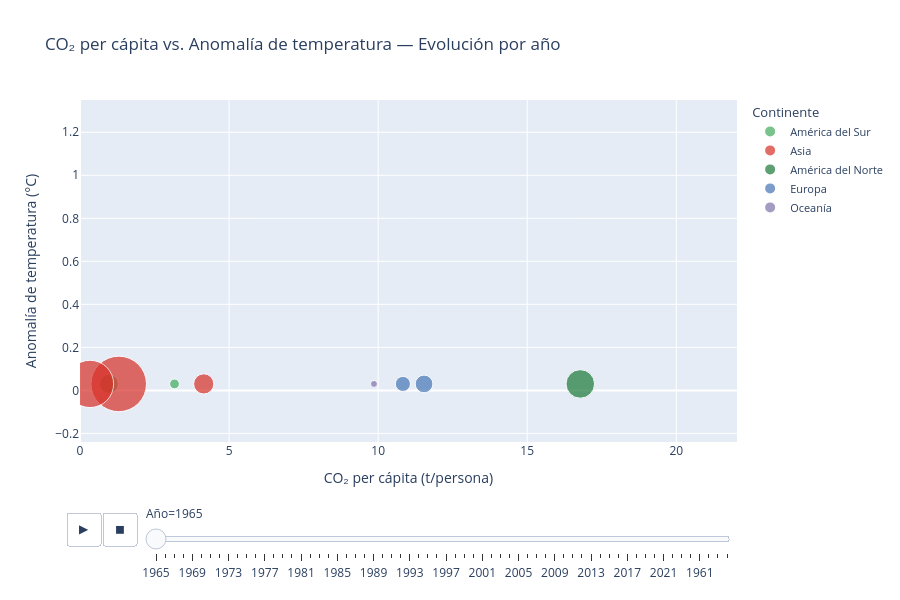

This figure's notebook cell:
### Markdown cell above
### 5.2 Gráfico de burbujas animado (estilo Gapminder)

El famoso formato de [Hans Rosling](https://www.gapminder.org/): cada burbuja es un **país**, el tamaño representa la **población**, el color el **continente**, y la animación avanza por **año**.

Plotly lo hace con `px.scatter` + `animation_frame`.

### Code cell
df_bubble = df.dropna(subset=["co2_per_capita", "temperature_anomaly"])

fig = px.scatter(
    df_bubble,
    x="co2_per_capita",
    y="temperature_anomaly",
    size="population",
    color="continent",
    hover_name="country",
    animation_frame="year",
    size_max=55,
    color_discrete_map=COLORES_CONTINENTE,
    labels=ETIQUETAS,
    title="CO₂ per cápita vs. Anomalía de temperatura — Evolución por año",
    range_x=[0, df_bubble["co2_per_capita"].quantile(0.99) * 1.1],
    range_y=[df_bubble["temperature_anomaly"].min() - 0.2,
             df_bubble["temperature_anomaly"].max() + 0.2],
)

fig.update_layout(
    width=900, height=600,
    legend=dict(title="Continente", font=dict(size=11)),
)
fig.show()

### Figure 1 — Plotly figure (JSON) as saved in the notebook; plotly's stock layout.template omitted (floating-point values rounded to 4 significant figures)
{"data": [{"hovertemplate": "<b>%{hovertext}</b><br><br>Continente=América del Sur<br>Año=1965<br>CO₂ per cápita (t/persona)=%{x}<br>Anomalía de temperatura (°C)=%{y}<br>Población=%{marker.size}<extra></extra>", "hovertext": ["Argentina", "Brasil"], "legendgroup": "América del Sur", "marker": {"color": "#41ab5d", "size": [22485374, 83884368], "sizemode": "area", "sizeref": 471400.0, "symbol": "circle"}, "mode": "markers", "name": "América del Sur", "orientation": "v", "showlegend": true, "type": "scatter", "x": [3.17, 0.97], "xaxis": "x", "y": [0.03, 0.03], "yaxis": "y"}, {"hovertemplate": "<b>%{hovertext}</b><br><br>Continente=Asia<br>Año=1965<br>CO₂ per cápita (t/persona)=%{x}<br>Anomalía de temperatura (°C)=%{y}<br>Población=%{marker.size}<extra></extra>", "hovertext": ["China", "India", "Japón"], "legendgroup": "Asia", "marker": {"color": "#d73027", "size": [726100305, 526971200, 96410683], "sizemode": "area", "sizeref": 471400.0, "symbol": "circle"}, "mode": "markers", "name": "Asia", "orientation": "v", "showlegend": true, "type": "scatter", "x": [1.3, 0.335, 4.15], "xaxis": "x", "y": [0.03, 0.03, 0.03], "yaxis": "y"}, {"hovertemplate": "<b>%{hovertext}</b><br><br>Continente=América del Norte<br>Año=1965<br>CO₂ per cápita (t/persona)=%{x}<br>Anomalía de temperatura (°C)=%{y}<br>Población=%{marker.size}<extra></extra>", "hovertext": ["Estados Unidos"], "legendgroup": "América del Norte", "marker": {"color": "#1b7837", "size": [191982184], "sizemode": "area", "sizeref": 471400.0, "symbol": "circle"}, "mode": "markers", "name": "América del Norte", "orientation": "v", "showlegend": true, "type": "scatter", "x": [16.78], "xaxis": "x", "y": [0.03], "yaxis": "y"}, {"hovertemplate": "<b>%{hovertext}</b><br><br>Continente=Europa<br>Año=1965<br>CO₂ per cápita (t/persona)=%{x}<br>Anomalía de temperatura (°C)=%{y}<br>Población=%{marker.size}<extra></extra>", "hovertext": ["Alemania", "Reino Unido"], "legendgroup": "Europa", "marker": {"color": "#4575b4", "size": [73720247, 53621332], "sizemode": "area", "sizeref": 471400.0, "symbol": "circle"}, "mode": "markers", "name": "Europa", "orientation": "v", "showlegend": true, "type": "scatter", "x": [11.54, 10.83], "xaxis": "x", "y": [0.03, 0.03], "yaxis": "y"}, {"hovertemplate": "<b>%{hovertext}</b><br><br>Continente=Oceanía<br>Año=1965<br>CO₂ per cápita (t/persona)=%{x}<br>Anomalía de temperatura (°C)=%{y}<br>Población=%{marker.size}<extra></extra>", "hovertext": ["Australia"], "legendgroup": "Oceanía", "marker": {"color": "#8073ac", "size": [11609604], "sizemode": "area", "sizeref": 471400.0, "symbol": "circle"}, "mode": "markers", "name": "Oceanía", "orientation": "v", "showlegend": true, "type": "scatter", "x": [9.86], "xaxis": "x", "y": [0.03], "yaxis": "y"}], "layout": {"height": 600, "legend": {"font": {"size": 11}, "itemsizing": "constant", "title": {"text": "Continente"}, "tracegroupgap": 0}, "sliders": [{"active": 0, "currentvalue": {"prefix": "Año="}, "len": 0.9, "pad": {"b": 10, "t": 60}, "steps": [{"args": [["1965"], {"frame": {"duration": 0, "redraw": false}, "fromcurrent": true, "mode": "immediate", "transition": {"duration": 0, "easing": "linear"}}], "label": "1965", "method": "animate"}, {"args": [["1966"], {"frame": {"duration": 0, "redraw": false}, "fromcurrent": true, "mode": "immediate", "transition": {"duration": 0, "easing": "linear"}}], "label": "1966", "method": "animate"}, {"args": [["1967"], {"frame": {"duration": 0, "redraw": false}, "fromcurrent": true, "mode": "immediate", "transition": {"duration": 0, "easing": "linear"}}], "label": "1967", "method": "animate"}, {"args": [["1968"], {"frame": {"duration": 0, "redraw": false}, "fromcurrent": true, "mode": "immediate", "transition": {"duration": 0, "easing": "linear"}}], "label": "1968", "method": "animate"}, {"args": [["1969"], {"frame": {"duration": 0, "redraw": false}, "fromcurrent": true, "mode": "immediate", "transition": {"duration": 0, "easing": "linear"}}], "label": "1969", "method": "animate"}, {"args": [["1970"], {"frame": {"duration": 0, "redraw": false}, "fromcurrent": true, "mode": "immediate", "transition": {"duration": 0, "easing": "linear"}}], "label": "1970", "method": "animate"}, {"args": [["1971"], {"frame": {"duration": 0, "redraw": false}, "fromcurrent": true, "mode": "immediate", "transition": {"duration": 0, "easing": "linear"}}], "label": "1971", "method": "animate"}, {"args": [["1972"], {"frame": {"duration": 0, "redraw": false}, "fromcurrent": true, "mode": "immediate", "transition": {"duration": 0, "easing": "linear"}}], "label": "1972", "method": "animate"}, {"args": [["1973"], {"frame": {"duration": 0, "redraw": false}, "fromcurrent": true, "mode": "immediate", "transition": {"duration": 0, "easing": "linear"}}], "label": "1973", "method": "animate"}, {"args": [["1974"], {"frame": {"duration": 0, "redraw": false}, "fromcurrent": true, "mode": "immediate", "transition": {"duration": 0, "easing": "linear"}}], "label": "1974", "method": "animate"}, {"args": [["1975"], {"frame": {"duration": 0, "redraw": false}, "fromcurrent": true, "mode": "immediate", "transition": {"duration": 0, "easing": "linear"}}], "label": "1975", "method": "animate"}, {"args": [["1976"], {"frame": {"duration": 0, "redraw": false}, "fromcurrent": true, "mode": "immediate", "transition": {"duration": 0, "easing": "linear"}}], "label": "1976", "method": "animate"}, {"args": [["1977"], {"frame": {"duration": 0, "redraw": false}, "fromcurrent": true, "mode": "immediate", "transition": {"duration": 0, "easing": "linear"}}], "label": "1977", "method": "animate"}, {"args": [["1978"], {"frame": {"duration": 0, "redraw": false}, "fromcurrent": true, "mode": "immediate", "transition": {"duration": 0, "easing": "linear"}}], "label": "1978", "method": "animate"}, {"args": [["1979"], {"frame": {"duration": 0, "redraw": false}, "fromcurrent": true, "mode": "immediate", "transition": {"duration": 0, "easing": "linear"}}], "label": "1979", "method": "animate"}, {"args": [["1980"], {"frame": {"duration": 0, "redraw": false}, "fromcurrent": true, "mode": "immediate", "transition": {"duration": 0, "easing": "linear"}}], "label": "1980", "method": "animate"}, {"args": [["1981"], {"frame": {"duration": 0, "redraw": false}, "fromcurrent": true, "mode": "immediate", "transition": {"duration": 0, "easing": "linear"}}], "label": "1981", "method": "animate"}, {"args": [["1982"], {"frame": {"duration": 0, "redraw": false}, "fromcurrent": true, "mode": "immediate", "transition": {"duration": 0, "easing": "linear"}}], "label": "1982", "method": "animate"}, {"args": [["1983"], {"frame": {"duration": 0, "redraw": false}, "fromcurrent": true, "mode": "immediate", "transition": {"duration": 0, "easing": "linear"}}], "label": "1983", "method": "animate"}, {"args": [["1984"], {"frame": {"duration": 0, "redraw": false}, "fromcurrent": true, "mode": "immediate", "transition": {"duration": 0, "easing": "linear"}}], "label": "1984", "method": "animate"}, {"args": [["1985"], {"frame": {"duration": 0, "redraw": false}, "fromcurrent": true, "mode": "immediate", "transition": {"duration": 0, "easing": "linear"}}], "label": "1985", "method": "animate"}, {"args": [["1986"], {"frame": {"duration": 0, "redraw": false}, "fromcurrent": true, "mode": "immediate", "transition": {"duration": 0, "easing": "linear"}}], "label": "1986", "method": "animate"}, {"args": [["1987"], {"frame": {"duration": 0, "redraw": false}, "fromcurrent": true, "mode": "immediate", "transition": {"duration": 0, "easing": "linear"}}], "label": "1987", "method": "animate"}, {"args": [["1988"], {"frame": {"duration": 0, "redraw": false}, "fromcurrent": true, "mode": "immediate", "transition": {"duration": 0, "easing": "linear"}}], "label": "1988", "method": "animate"}, {"args": [["1989"], {"frame": {"duration": 0, "redraw": false}, "fromcurrent": true, "mode": "immediate", "transition": {"duration": 0, "easing": "linear"}}], "label": "1989", "method": "animate"}, {"args": [["1990"], {"frame": {"duration": 0, "redraw": false}, "fromcurrent": true, "mode": "immediate", "transition": {"duration": 0, "easing": "linear"}}], "label": "1990", "method": "animate"}, {"args": [["1991"], {"frame": {"duration": 0, "redraw": false}, "fromcurrent": true, "mode": "immediate", "transition": {"duration": 0, "easing": "linear"}}], "label": "1991", "method": "animate"}, {"args": [["1992"], {"frame": {"duration": 0, "redraw": false}, "fromcurrent": true, "mode": "immediate", "transition": {"duration": 0, "easing": "linear"}}], "label": "1992", "method": "animate"}, {"args": [["1993"], {"frame": {"duration": 0, "redraw": false}, "fromcurrent": true, "mode": "immediate", "transition": {"duration": 0, "easing": "linear"}}], "label": "1993", "method": "animate"}, {"args": [["1994"], {"frame": {"duration": 0, "redraw": false}, "fromcurrent": true, "mode": "immediate", "transition": {"duration": 0, "easing": "linear"}}], "label": "1994", "method": "animate"}, {"args": [["1995"], {"frame": {"duration": 0, "redraw": false}, "fromcurrent": true, "mode": "immediate", "transition": {"duration": 0, "easing": "linear"}}], "label": "1995", "method": "animate"}, {"args": [["1996"], {"frame": {"duration": 0, "redraw": false}, "fromcurrent": true, "mode": "immediate", "transition": {"duration": 0, "easing": "linear"}}], "label": "1996", "method": "animate"}, {"args": [["1997"], {"frame": {"duration": 0, "redraw": false}, "fromcurrent": true, "mode": "immediate", "transition": {"duration": 0, "easing": "linear"}}], "label": "1997", "method": "animate"}, {"args": [["1998"], {"frame": {"duration": 0, "redraw": false}, "fromcurrent": true, "mode": "immediate", "transition": {"duration": 0, "easing": "linear"}}], "label": "1998", "method": "animate"}, {"args": [["1999"], {"frame": {"duration": 0, "redraw": false}, "fromcurrent": true, "mode": "immediate", "transition": {"duration": 0, "easing": "linear"}}], "label": "1999", "method": "animate"}, {"args": [["2000"], {"frame": {"duration": 0, "redraw": false}, "fromcurrent": true, "mode": "immediate", "transition": {"duration": 0, "easing": "linear"}}], "label": "2000", "method": "animate"}, {"args": [["2001"], {"frame": {"duration": 0, "redraw": false}, "fromcurrent": true, "mode": "immediate", "transition": {"duration": 0, "easing": "linear"}}], "label": "2001", "method": "animate"}, {"args": [["2002"], {"frame": {"duration": 0, "redraw": false}, "fromcurrent": true, "mode": "immediate", "transition": {"duration": 0, "easing": "linear"}}], "label": "2002", "method": "animate"}, {"args": [["2003"], {"frame": {"duration": 0, "redraw": false}, "fromcurrent": true, "mode": "immediate", "transition": {"duration": 0, "easing": "linear"}}], "label": "2003", "method": "animate"}, {"args": [["2004"], {"frame": {"duration": 0, "redraw": false}, "fromcurrent": true, "mode": "immediate", "transition": {"duration": 0, "easing": "linear"}}], "label": "2004", "method": "animate"}, {"args": [["2005"], {"frame": {"duration": 0, "redraw": false}, "fromcurrent": true, "mode": "immediate", "transition": {"duration": 0, "easing": "linear"}}], "label": "2005", "method": "animate"}, {"args": [["2006"], {"frame": {"duration": 0, "redraw": false}, "fromcurrent": true, "mode": "immediate", "transition": {"duration": 0, "easing": "linear"}}], "label": "2006", "method": "animate"}, {"args": [["2007"], {"frame": {"duration": 0, "redraw": false}, "fromcurrent": true, "mode": "immediate", "transition": {"duration": 0, "easing": "linear"}}], "label": "2007", "method": "animate"}, {"args": [["2008"], {"frame": {"duration": 0, "redraw": false}, "fromcurrent": true, "mode": "immediate", "transition": {"duration": 0, "easing": "linear"}}], "label": "2008", "method": "animate"}, {"args": [["2009"], {"frame": {"duration": 0, "redraw": false}, "fromcurrent": true, "mode": "immediate", "transition": {"duration": 0, "easing": "linear"}}], "label": "2009", "method": "animate"}, {"args": [["2010"], {"frame": {"duration": 0, "redraw": false}, "fromcurrent": true, "mode": "immediate", "transition": {"duration": 0, "easing": "linear"}}], "label": "2010", "method": "animate"}, {"args": [["2011"], {"frame": {"duration": 0, "redraw": false}, "fromcurrent": true, "mode": "immediate", "transition": {"duration": 0, "easing": "linear"}}], "label": "2011", "method": "animate"}, {"args": [["2012"], {"frame": {"duration": 0, "redraw": false}, "fromcurrent": true, "mode": "immediate", "transition": {"duration": 0, "easing": "linear"}}], "label": "2012", "method": "animate"}, {"args": [["2013"], {"frame": {"duration": 0, "redraw": false}, "fromcurrent": true, "mode": "immediate", "transition": {"duration": 0, "easing": "linear"}}], "label": "2013", "method": "animate"}, {"args": [["2014"], {"frame": {"duration": 0, "redraw": false}, "fromcurrent": true, "mode": "immediate", "transition": {"duration": 0, "easing": "linear"}}], "label": "2014", "method": "animate"}, {"args": [["2015"], {"frame": {"duration": 0, "redraw": false}, "fromcurrent": true, "mode": "immediate", "transition": {"duration": 0, "easing": "linear"}}], "label": "2015", "method": "animate"}, {"args": [["2016"], {"frame": {"duration": 0, "redraw": false}, "fromcurrent": true, "mode": "immediate", "transition": {"duration": 0, "easing": "linear"}}], "label": "2016", "method": "animate"}, {"args": [["2017"], {"frame": {"duration": 0, "redraw": false}, "fromcurrent": true, "mode": "immediate", "transition": {"duration": 0, "easing": "linear"}}], "label": "2017", "method": "animate"}, {"args": [["2018"], {"frame": {"duration": 0, "redraw": false}, "fromcurrent": true, "mode": "immediate", "transition": {"duration": 0, "easing": "linear"}}], "label": "2018", "method": "animate"}, {"args": [["2019"], {"frame": {"duration": 0, "redraw": false}, "fromcurrent": true, "mode": "immediate", "transition": {"duration": 0, "easing": "linear"}}], "label": "2019", "method": "animate"}, {"args": [["2020"], {"frame": {"duration": 0, "redraw": false}, "fromcurrent": true, "mode": "immediate", "transition": {"duration": 0, "easing": "linear"}}], "label": "2020", "method": "animate"}, {"args": [["2021"], {"frame": {"duration": 0, "redraw": false}, "fromcurrent": true, "mode": "immediate", "transition": {"duration": 0, "easing": "linear"}}], "label": "2021", "method": "animate"}, {"args": [["2022"], {"frame": {"duration": 0, "redraw": false}, "fromcurrent": true, "mode": "immediate", "transition": {"duration": 0, "easing": "linear"}}], "label": "2022", "method": "animate"}, {"args": [["2023"], {"frame": {"duration": 0, "redraw": false}, "fromcurrent": true, "mode": "immediate", "transition": {"duration": 0, "easing": "linear"}}], "label": "2023", "method": "animate"}, {"args": [["1960"], {"frame": {"duration": 0, "redraw": false}, "fromcurrent": true, "mode": "immediate", "transition": {"duration": 0, "easing": "linear"}}], "label": "1960", "method": "animate"}, {"args": [["1961"], {"frame": {"duration": 0, "redraw": false}, "fromcurrent": true, "mode": "immediate", "transition": {"duration": 0, "easing": "linear"}}], "label": "1961", "method": "animate"}, {"args": [["1962"], {"frame": {"duration": 0, "redraw": false}, "fromcurrent": true, "mode": "immediate", "transition": {"duration": 0, "easing": "linear"}}], "label": "1962", "method": "animate"}, {"args": [["1963"], {"frame": {"duration": 0, "redraw": false}, "fromcurrent": true, "mode": "immediate", "transition": {"duration": 0, "easing": "linear"}}], "label": "1963", "method": "animate"}, {"args": [["1964"], {"frame": {"duration": 0, "redraw": false}, "fromcurrent": true, "mode": "immediate", "transition": {"duration": 0, "easing": "linear"}}], "label": "1964", "method": "animate"}], "x": 0.1, "xanchor": "left", "y": 0, "yanchor": "top"}], "title": {"text": "CO₂ per cápita vs. Anomalía de temperatura — Evolución por año"}, "updatemenus": [{"buttons": [{"args": [null, {"frame": {"duration": 500, "redraw": false}, "fromcurrent": true, "mode": "immediate", "transition": {"duration": 500, "easing": "linear"}}], "label": "&#9654;", "method": "animate"}, {"args": [[null], {"frame": {"duration": 0, "redraw": false}, "fromcurrent": true, "mode": "immediate", "transition": {"duration": 0, "easing": "linear"}}], "label": "&#9724;", "method": "animate"}], "direction": "left", "pad": {"r": 10, "t": 70}, "showactive": false, "type": "buttons", "x": 0.1, "xanchor": "right", "y": 0, "yanchor": "top"}], "width": 900, "xaxis": {"anchor": "y", "domain": [0, 1], "range": [0, 22.04], "title": {"text": "CO₂ per cápita (t/persona)"}}, "yaxis": {"anchor": "x", "domain": [0, 1], "range": [-0.24, 1.35], "title": {"text": "Anomalía de temperatura (°C)"}}}}
